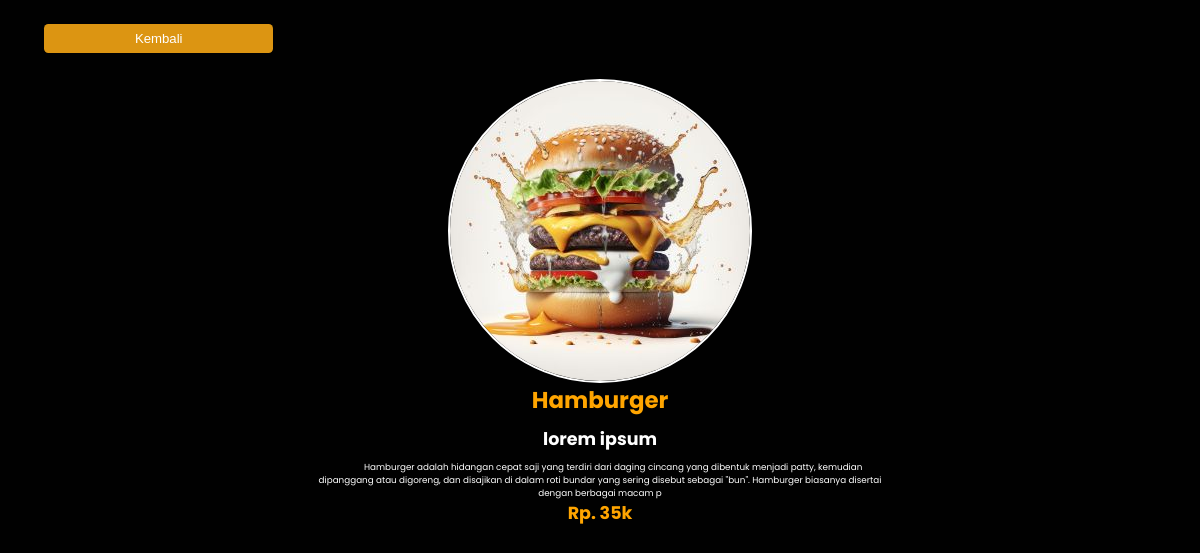
Page /detail-menu.php?id_menu=1 on the committed database.
### tables this page shows
CREATE TABLE `menu` (
  `id_menu` int(11) NOT NULL,
  `nama` varchar(100) NOT NULL,
  `gambar` varchar(255) NOT NULL,
  `detail` text NOT NULL,
  `sub_detail` varchar(100) NOT NULL,
  `harga` varchar(17) NOT NULL
);

### detail-menu.php (the view, shortened to what this page needs)
<?php
include 'koneksi.php';
$id = $_GET['id_menu'];
$data = mysqli_query($koneksi, "SELECT * FROM menu WHERE id_menu='".$id."'");
$get = mysqli_fetch_array($data);
?>
<!DOCTYPE html>
<html lang="en">
<head>
    <link rel="stylesheet" href="css/style.css" />
</head>
<body>
<div class="core-contain">
    <button class="back" onclick="window.history.back();">Kembali</button>
    <div class="img-detail">
        <img src="<?php echo $get['gambar'];?>" alt="">
    </div>
    <div class="detail">
        <h1><?php echo $get['nama'];?></h1>
        <h2><?php echo $get['sub_detail'];?></h2>
        <p><?php echo $get['detail'];?></p>
        <div class="price">
            <h2>Rp. <?php echo $get['harga'];?></h2>
        </div>
    </div>
</div>
</body>
</html>

### css/style.css (style rules this page uses)
:root { --primary: rgb(255, 150, 38); --bg: #010101; }
* { margin: 0; padding: 0; box-sizing: border-box; outline: none; border: none; text-decoration: none; }
html { scroll-behavior: smooth; }
body { font-family: "poppins", sans-serif; background-color: var(--bg); color: #fff; }
@media (min-width: 450px) { html { font-size: 55%; } }
.core-contain { display: flex; flex-direction: column; position: relative; width: 100%; justify-content: center; padding: 2% 3rem; }
.core-contain .back { padding: 0.8rem; color: #fff; background-color: rgb(220, 149, 18); border-radius: 0.5rem; font-size: 1.5rem; width: 20%; margin-left: 2rem; margin-bottom: 3rem; cursor: pointer; transition: all ease 0.6s; }
.core-contain .img-detail { position: relative; display: flex; flex-direction: column; align-items: center; justify-content: center; }
.core-contain .img-detail img { display: flex; align-items: center; text-align: center; justify-content: center; border-radius: 999px; background-position: center; background-repeat: no-repeat; background-size: cover; border: 2px solid white !important; }
.detail { display: flex; justify-content: center; align-items: center; position: relative; flex-direction: column; width: 100%; text-align: center; }
.detail h2 { font-size: 1.99rem; margin-bottom: 1rem; }
.detail h1 { font-size: 2.6rem; margin-bottom: 1rem; color: orange; }
.detail p { width: 50%; text-wrap: wrap; text-indent: 3rem; }
.detail .price { color: orange; font-size: 2rem; font-weight: bold; }

### rows in the picture
menu: gambar (picture), nama "Hamburger", sub_detail "lorem ipsum", detail "Hamburger adalah hidangan cepat saji yang terdiri dari daging cincang yang dibentuk menjadi patty, kemudian dipanggang atau digoreng, dan disajikan di dalam roti bundar yang sering disebut sebagai \"bun\". Hamburger biasanya disertai dengan berbagai macam p", harga "35k"
